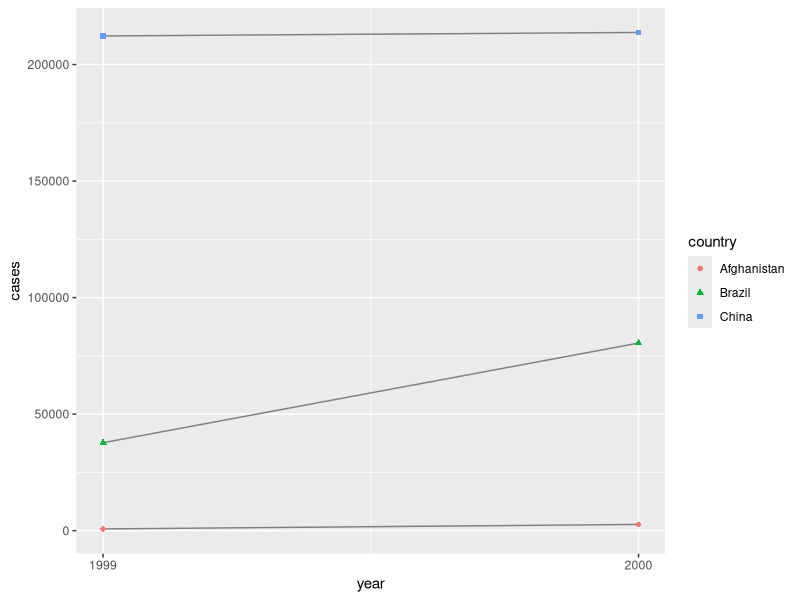
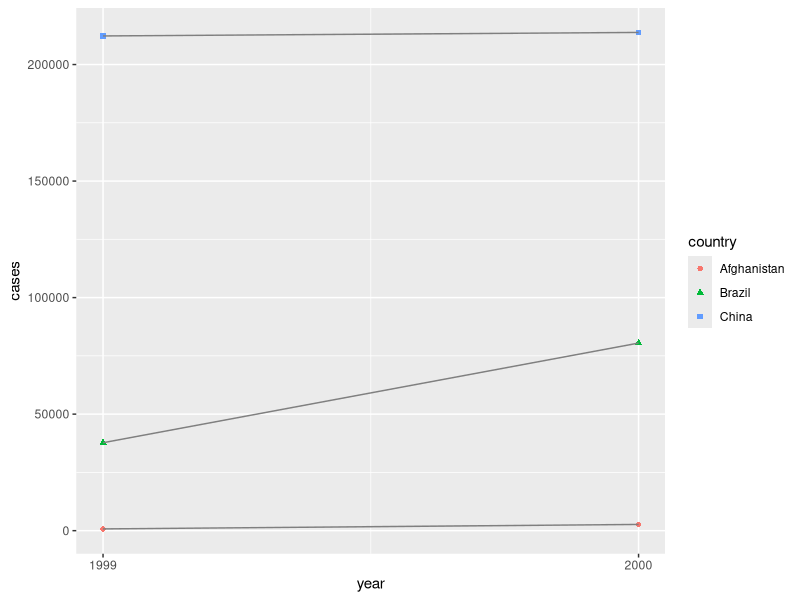
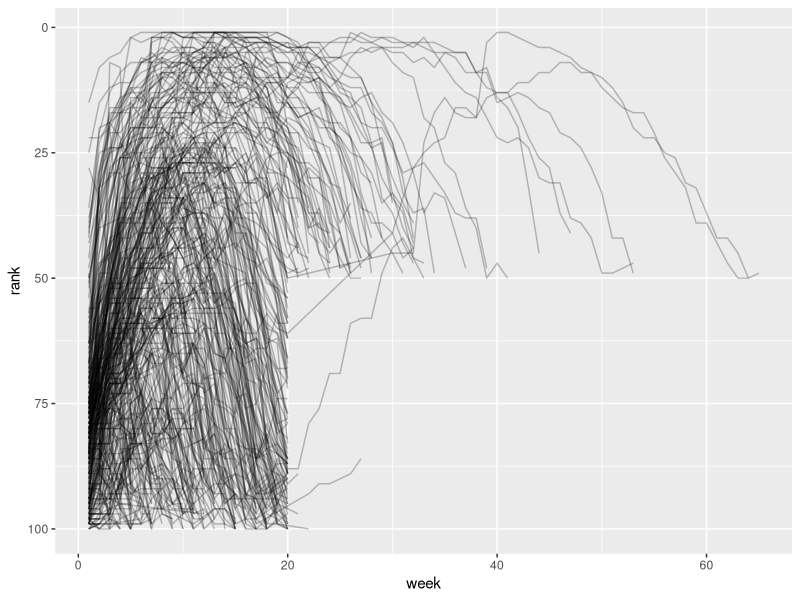
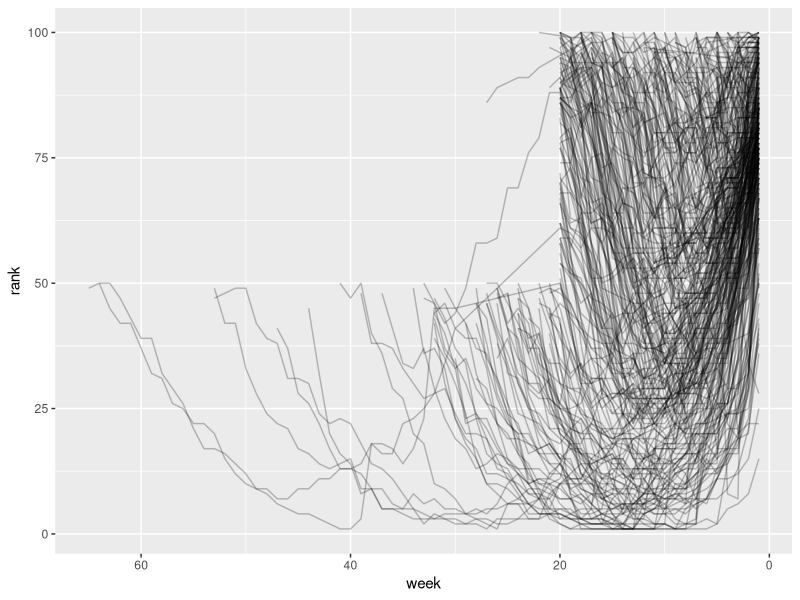

Source code (R) for these figures, in order:
library(tidyverse)
# Compute rate per 10,000
table1 |>
  mutate(rate = cases / population * 10000)


# Compute total cases per year
table1 |> 
  group_by(year) |> 
  summarize(total_cases = sum(cases))
#> # A tibble: 2 × 2

# Visualize changes over time
ggplot(table1, aes(x = year, y = cases)) +
  geom_line(aes(group = country), color = "grey50") +
  geom_point(aes(color = country, shape = country)) +
  scale_x_continuous(breaks = c(1999, 2000)) # x-axis breaks at 1999 and 2000

ggplot(table1, aes(x = year, y = cases)) +
  geom_point(aes(color = country, shape = country)) +
  geom_line(aes(group = country), color = "grey50") +
  scale_x_continuous(breaks = c(1999, 2000)) # x-axis breaks at 1999 and 2000

view(table2)
table2 <- table2
table1 <- table1
table3 <- table3
view(table1)
view(table3)

# pivot longer introduction -----------------------------------------------

view(billboard)
billboard_longer <- billboard |> 
  pivot_longer(
    cols = starts_with("wk"),
    names_to = 'week',
    values_to = 'rank',
    values_drop_na = TRUE
  ) |> 
  mutate(
    week = parse_number(week)
  )


billboard_longer |> 
  ggplot(aes(x = week, y = rank, group = track)) +
  geom_line(alpha = 0.25) +
  scale_y_reverse()

billboard_longer |> 
  ggplot(aes(x = week, y = rank, group = track)) +
  geom_line(alpha = 0.25) +
  scale_x_reverse()


# pivot example -----------------------------------------------------------

df <- tribble(
  ~id, ~bp1, ~bp2,
  "A",  100,  120,
  "B",  140,  115,
  "C",  120,  125
)
  
view(df)

df |> 
  pivot_longer(
    cols = bp1:bp2,
    names_to = 'measurement',
    values_to = 'value'
  )


# pivot longer with complex column names ------------------------------------------------------------


view(who2)
who2 <- who2
who2 |> 
  glimpse()

who2 |> 
  pivot_longer(
    cols = !(country:year),
    names_to = c('diagnosis', 'gender', 'age'),
    names_sep = '_',
    values_to = 'count'
  )


# pivot longer with column names including variable values and var --------

household |> 
  pivot_longer(
    cols = !family,
    names_to = c('.value', 'child'),
    names_sep = '_',
    values_drop_na = TRUE
  )
